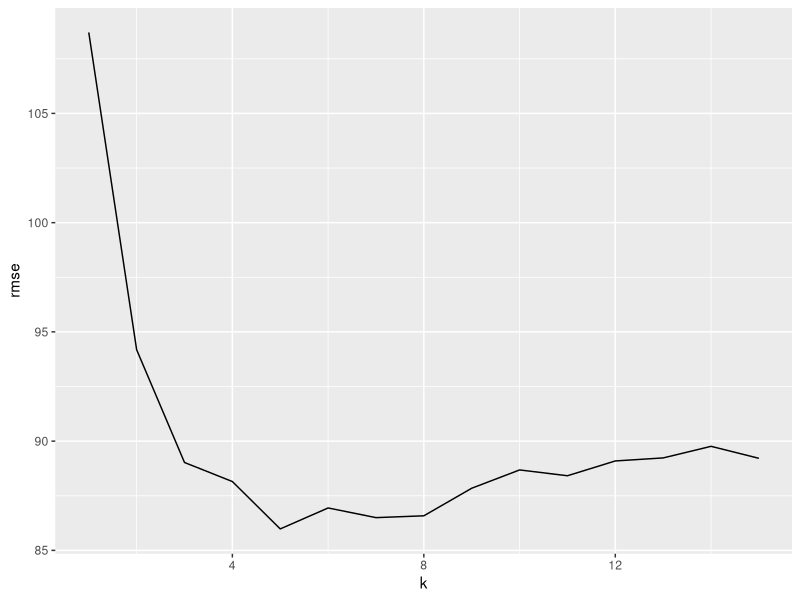

R code for this plot: (Note: this script raises an error after producing the figure.)
## ---- chunk 1
knitr::opts_chunk$set(echo = TRUE)
## ---- chunk 2
brain <- read.table("brain.csv", header = TRUE)
set.seed(2018)
n <- nrow(brain)
trainset <- sample(1:n, floor(0.7*n))
brain_train <- brain[trainset,]
brain_val <- brain[-trainset,]
## ---- chunk 3
rmse <- function(obs,pred){
  sqrt(mean((obs-pred)^2))
}
## ---- chunk 4
library(FNN)
rmse <- data.frame(1:15,0,0)
colnames(rmse) <- c("k","rmse","R2")
for (i in 1:15){
  fit_nNN <- knn.reg(train = brain_train[,-4, drop = FALSE], test = brain_val[,-4, drop = FALSE], y = brain_train$Brain.weight, k = i)
  RSS = sum((brain_val$Brain.weight-fit_nNN$pred)^2)
  TSS = sum((brain_val$Brain.weight-mean(brain_val$Brain.weight))^2)
  R2 = 1-RSS/TSS
  rmse[i,] <- data.frame( i, sqrt(mean((brain_val$Brain.weight - fit_nNN$pred)^2)), R2)
}
## ---- chunk 5
library(ggplot2)
library(ggforce)
ggplot(data = rmse)+
  geom_line(mapping = aes(x = k, y = rmse))+
  labs(x = "k", y ="rmse")
## ---- chunk 6
which.min(rmse$rmse)
## ---- chunk 7
boxplot(CALCVol~Stroke, data = stroke_train)
boxplot(CALCVolProp~Stroke, data = stroke_train)
boxplot(MATXVol~Stroke, data = stroke_train)
boxplot(MATXVolProp~Stroke, data = stroke_train)
boxplot(LRNCVol~Stroke, data = stroke_train)
boxplot(LRNCVolProp~Stroke, data = stroke_train)
boxplot(MaxCALCArea~Stroke, data = stroke_train)
boxplot(MaxCALCAreaProp~Stroke, data = stroke_train)
boxplot(MaxDilationByArea~Stroke, data = stroke_train)
boxplot(MaxMATXArea~Stroke, data = stroke_train)
boxplot(MaxMATXAreaProp~Stroke, data = stroke_train)
boxplot(MaxLRNCArea~Stroke, data = stroke_train)
boxplot(MaxMaxWallThickness~Stroke, data = stroke_train)
boxplot(MaxRemodelingRatio~Stroke, data = stroke_train)
boxplot(MaxStenosisByArea~Stroke, data = stroke_train)
boxplot(MaxWallArea~Stroke, data = stroke_train)
boxplot(WallVol~Stroke, data = stroke_train)
boxplot(MaxStenosisByDiameter~Stroke, data = stroke_train)
boxplot(age~Stroke, data = stroke_train)
## ---- chunk 8
mosaicplot(Stroke~sex, data = stroke_train)
mosaicplot(Stroke~SmokingHistory, data = stroke_train)
mosaicplot(Stroke~AtrialFibrillation, data = stroke_train)
mosaicplot(Stroke~CoronaryArteryDisease, data = stroke_train)
mosaicplot(Stroke~DiabetesHistory, data = stroke_train)
mosaicplot(Stroke~HypercholesterolemiaHistory, data = stroke_train)
mosaicplot(Stroke~HypertensionHistory, data = stroke_train)
## ---- chunk 9
require(MASS) 
# i
stroke_lda1 <- lda(Stroke ~ age + sex + SmokingHistory , data=stroke_train)
stroke_lda1
## ---- chunk 10
# ii
stroke_lda2 <- lda(Stroke ~ age + sex + SmokingHistory + AtrialFibrillation + CoronaryArteryDisease + DiabetesHistory + HypercholesterolemiaHistory + HypertensionHistory, data=stroke_train)
stroke_lda2
## ---- chunk 11
# iii
stroke_lda3 <- lda(Stroke ~ age + sex + SmokingHistory + AtrialFibrillation + CoronaryArteryDisease + DiabetesHistory + HypercholesterolemiaHistory + HypertensionHistory + MaxMaxWallThickness, data=stroke_train)
stroke_lda3
## ---- chunk 12
# iiii
stroke_lda4 <- lda(Stroke ~ age + sex + SmokingHistory + AtrialFibrillation + CoronaryArteryDisease + DiabetesHistory + HypercholesterolemiaHistory + HypertensionHistory + MaxMaxWallThickness + MaxStenosisByArea + MATXVol, data=stroke_train)
stroke_lda4
## ---- chunk 13
classificationError <- function(confMatrix){
  error <- confMatrix[1,2] + confMatrix[2,1]
  spec <- confMatrix[2,1]
  sens <- confMatrix[1,2]
  c(error=error, sensitiviry=sens, specificity=spec)
}
## ---- chunk 14
# model1
pred_train1 <- predict(stroke_lda1, newdata=stroke_train)
confMatrix1_train <- table(true=stroke_train$Stroke, predicted=pred_train1$class)
error_train1 <- classificationError(confMatrix1_train)
pred_val1 <- predict(stroke_lda1, newdata=stroke_val)
confMatrix1_val <- table(true=stroke_val$Stroke, predicted=pred_val1$class)
error_val1 <- classificationError(confMatrix1_val)
error_train1
error_val1
## ---- chunk 15
# model2
pred_train2 <- predict(stroke_lda2, newdata=stroke_train)
confMatrix2_train <- table(true=stroke_train$Stroke, predicted=pred_train2$class)
error_train2 <- classificationError(confMatrix2_train)
pred_val2 <- predict(stroke_lda2, newdata=stroke_val)
confMatrix2_val <- table(true=stroke_val$Stroke, predicted=pred_val2$class)
error_val2 <- classificationError(confMatrix2_val)
error_train2
error_val2
## ---- chunk 16
# model3
pred_train3 <- predict(stroke_lda3, newdata=stroke_train)
confMatrix3_train <- table(true=stroke_train$Stroke, predicted=pred_train3$class)
error_train3 <- classificationError(confMatrix3_train)
pred_val3 <- predict(stroke_lda3, newdata=stroke_val)
confMatrix3_val <- table(true=stroke_val$Stroke, predicted=pred_val3$class)
error_val3 <- classificationError(confMatrix3_val)
error_train3
error_val3
## ---- chunk 17
# model4
pred_train4 <- predict(stroke_lda4, newdata=stroke_train)
confMatrix4_train <- table(true=stroke_train$Stroke, predicted=pred_train4$class)
error_train4 <- classificationError(confMatrix4_train)
pred_val4 <- predict(stroke_lda4, newdata=stroke_val)
confMatrix4_val <- table(true=stroke_val$Stroke, predicted=pred_val4$class)
error_val4 <- classificationError(confMatrix4_val)
error_train4
error_val4
## ---- chunk 18
error_train <- c(error_train1[1], error_train2[1], error_train3[1],error_train4[1])
error_val <- c(error_val1[1], error_val2[1], error_val3[1],error_val4[1])
complexity <- c(1,2,3,4)
error <- data.frame(error_train, error_val, complexity)
error
## ---- chunk 19
library(ggplot2)
ggplot(data = error) +
  geom_line(mapping = aes(x = complexity, y = error_train, color = "error_train")) +
  geom_line(mapping = aes(x = complexity, y = error_val, color = "error_val")) +
  labs(x = "classifier complexity", y = "misclassification error")
